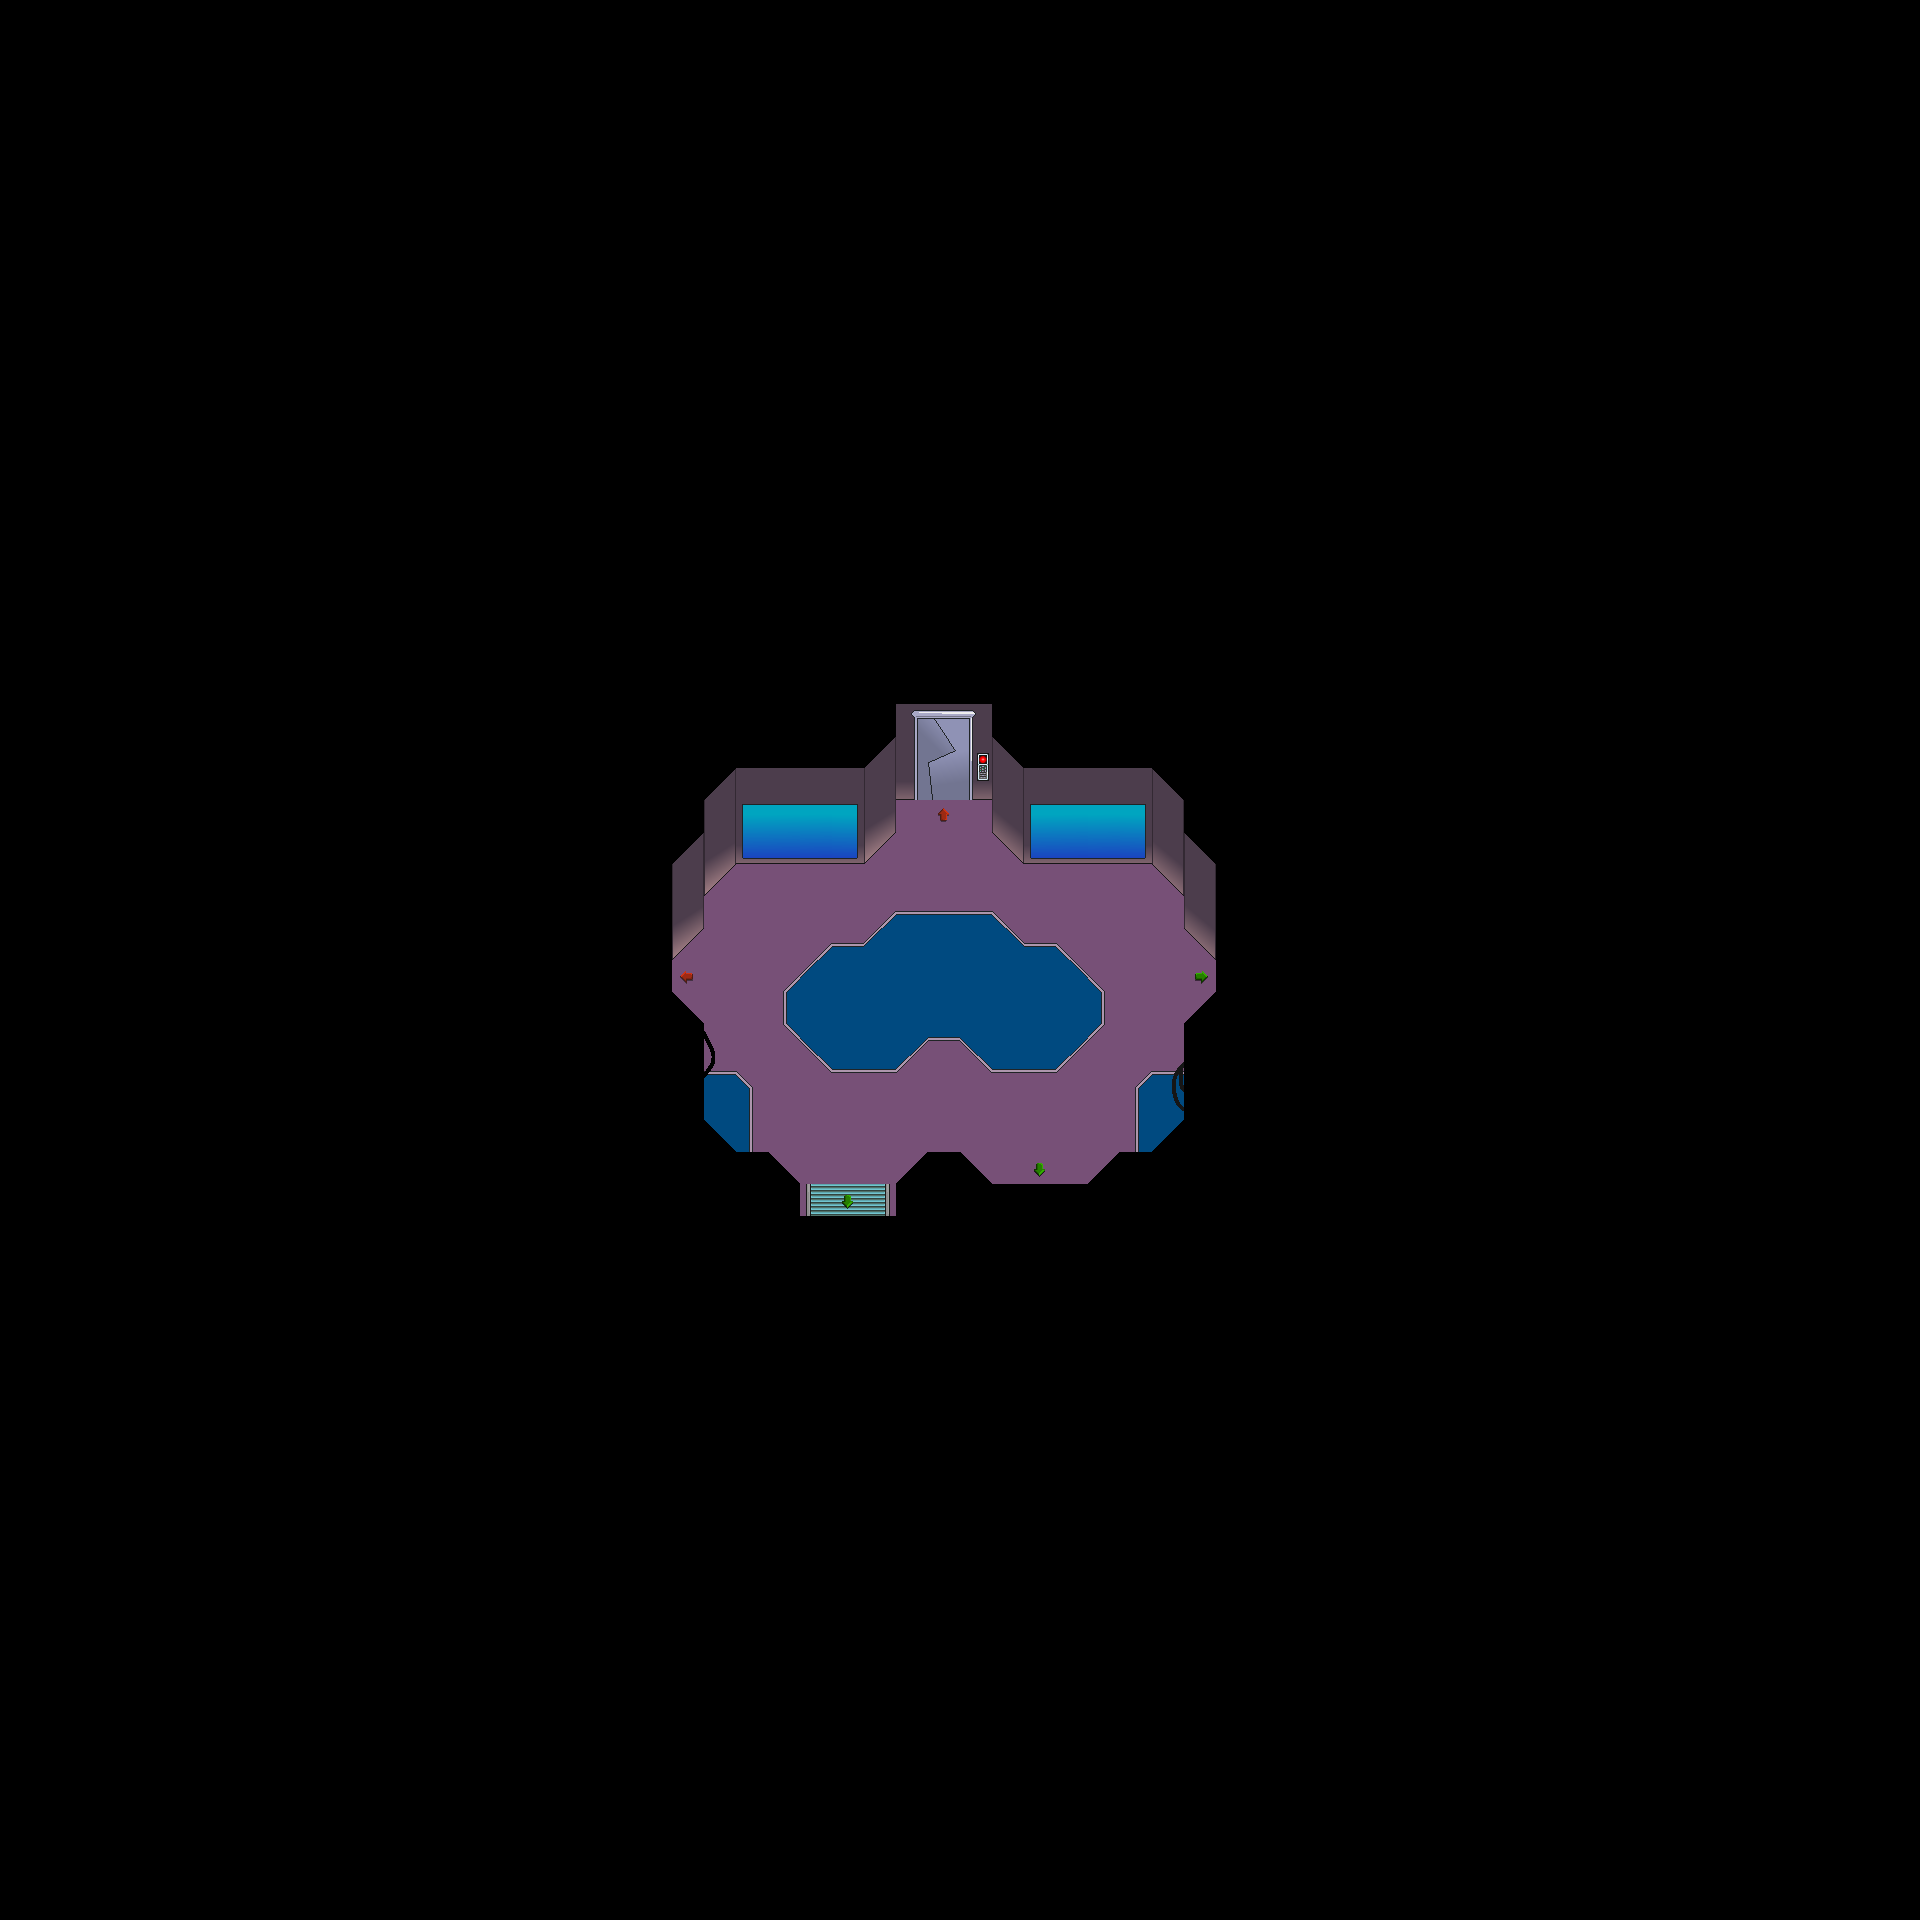

A level layout from a 2D game, rendered from its tile map. Below: a short description, then the map file with tile-grid data replaced by summaries:
An orthogonal 60x60 tile map with 32x32 px tiles, 5 tile layers (sol1, sol2, objets, plafond, ...).

<map version="1.0" tiledversion="1.1.1" orientation="orthogonal" renderorder="right-down" width="60" height="60" tilewidth="32" tileheight="32" infinite="0" nextobjectid="1">
 <tileset firstgid="1" name="tileset" tilewidth="32" tileheight="32" tilecount="256" columns="8">
  <image source="tileset.png" width="256" height="1024" />
 </tileset>
 <layer name="sol1" width="60" height="60">
  <data>[3600 cells, 3600 non-empty, 30 distinct tile ids]</data>
 </layer>
 <layer name="sol2" width="60" height="60">
  <data>[3600 cells, 0 non-empty, 0 distinct tile ids]</data>
 </layer>
 <layer name="objets" width="60" height="60">
  <data>[3600 cells, 38 non-empty, 18 distinct tile ids]</data>
 </layer>
 <layer name="plafond" width="60" height="60">
  <data>[3600 cells, 169 non-empty, 11 distinct tile ids]</data>
 </layer>
 <layer name="collisions" width="60" height="60" opacity="0">
  <data>[3600 cells, 76 non-empty, 4 distinct tile ids]</data>
 </layer>
</map>
